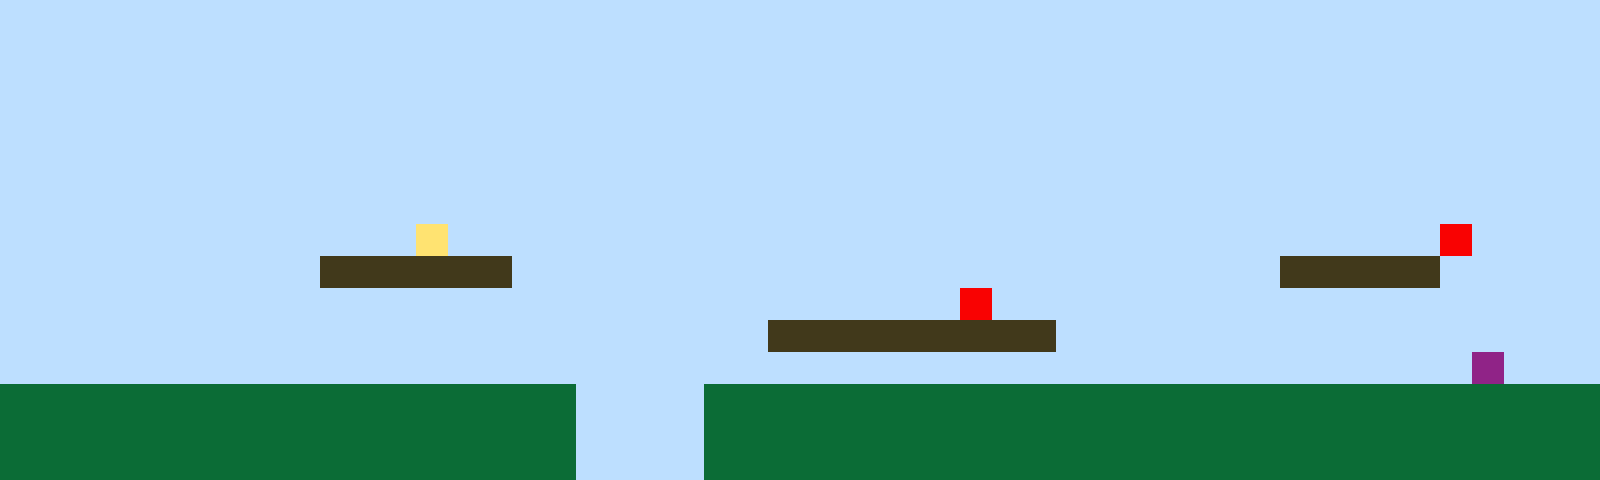

Tiled map render using the project's own tile images. Description and the whole map definition, tile-layer contents included, below:
An orthogonal 50x15 tile map with 32x32 px tiles, 1 tile layer (Tile Layer 1).

<map version="1.10" tiledversion="1.11.2" orientation="orthogonal" renderorder="right-up" width="50" height="15" tilewidth="32" tileheight="32" infinite="0" nextlayerid="2" nextobjectid="1"><editorsettings><export target="map1.csv" format="csv" /></editorsettings><tileset firstgid="1" name="sprites" tilewidth="32" tileheight="32" tilecount="6" columns="3"><image source="sprites.png" width="96" height="64" /></tileset><layer id="1" name="Tile Layer 1" width="50" height="15"><data encoding="csv">1,1,1,1,1,1,1,1,1,1,1,1,1,1,1,1,1,1,1,1,1,1,1,1,1,1,1,1,1,1,1,1,1,1,1,1,1,1,1,1,1,1,1,1,1,1,1,1,1,1,1,1,1,1,1,1,1,1,1,1,1,1,1,1,1,1,1,1,1,1,1,1,1,1,1,1,1,1,1,1,1,1,1,1,1,1,1,1,1,1,1,1,1,1,1,1,1,1,1,1,1,1,1,1,1,1,1,1,1,1,1,1,1,1,1,1,1,1,1,1,1,1,1,1,1,1,1,1,1,1,1,1,1,1,1,1,1,1,1,1,1,1,1,1,1,1,1,1,1,1,1,1,1,1,1,1,1,1,1,1,1,1,1,1,1,1,1,1,1,1,1,1,1,1,1,1,1,1,1,1,1,1,1,1,1,1,1,1,1,1,1,1,1,1,1,1,1,1,1,1,1,1,1,1,1,1,1,1,1,1,1,1,1,1,1,1,1,1,1,1,1,1,1,1,1,1,1,1,1,1,1,1,1,1,1,1,1,1,1,1,1,1,1,1,1,1,1,1,1,1,1,1,1,1,1,1,1,1,1,1,1,1,1,1,1,1,1,1,1,1,1,1,1,1,1,1,1,1,1,1,1,1,1,1,1,1,1,1,1,1,1,1,1,1,1,1,1,1,1,1,1,1,1,1,1,1,1,1,1,1,1,1,1,1,1,1,1,1,1,1,1,1,1,1,1,1,1,1,1,1,1,1,1,1,1,1,1,1,1,1,1,1,1,1,1,1,1,1,1,1,1,1,1,1,1,1,1,1,1,1,1,1,1,4,1,1,1,1,1,1,1,1,1,1,1,1,1,1,1,1,1,1,1,1,1,1,1,1,1,1,1,1,1,1,1,5,1,1,1,1,1,1,1,1,1,1,1,1,1,1,3,3,3,3,3,3,1,1,1,1,1,1,1,1,1,1,1,1,1,1,1,1,1,1,1,1,1,1,1,1,3,3,3,3,3,1,1,1,1,1,1,1,1,1,1,1,1,1,1,1,1,1,1,1,1,1,1,1,1,1,1,1,1,1,1,1,1,1,1,1,5,1,1,1,1,1,1,1,1,1,1,1,1,1,1,1,1,1,1,1,1,1,1,1,1,1,1,1,1,1,1,1,1,1,1,1,1,1,1,1,1,1,1,1,3,3,3,3,3,3,3,3,3,1,1,1,1,1,1,1,1,1,1,1,1,1,1,1,1,1,1,1,1,1,1,1,1,1,1,1,1,1,1,1,1,1,1,1,1,1,1,1,1,1,1,1,1,1,1,1,1,1,1,1,1,1,1,1,1,1,1,1,1,1,1,1,6,1,1,1,2,2,2,2,2,2,2,2,2,2,2,2,2,2,2,2,2,2,1,1,1,1,2,2,2,2,2,2,2,2,2,2,2,2,2,2,2,2,2,2,2,2,2,2,2,2,2,2,2,2,2,2,2,2,2,2,2,2,2,2,2,2,2,2,2,2,2,2,1,1,1,1,2,2,2,2,2,2,2,2,2,2,2,2,2,2,2,2,2,2,2,2,2,2,2,2,2,2,2,2,2,2,2,2,2,2,2,2,2,2,2,2,2,2,2,2,2,2,1,1,1,1,2,2,2,2,2,2,2,2,2,2,2,2,2,2,2,2,2,2,2,2,2,2,2,2,2,2,2,2</data></layer></map>
